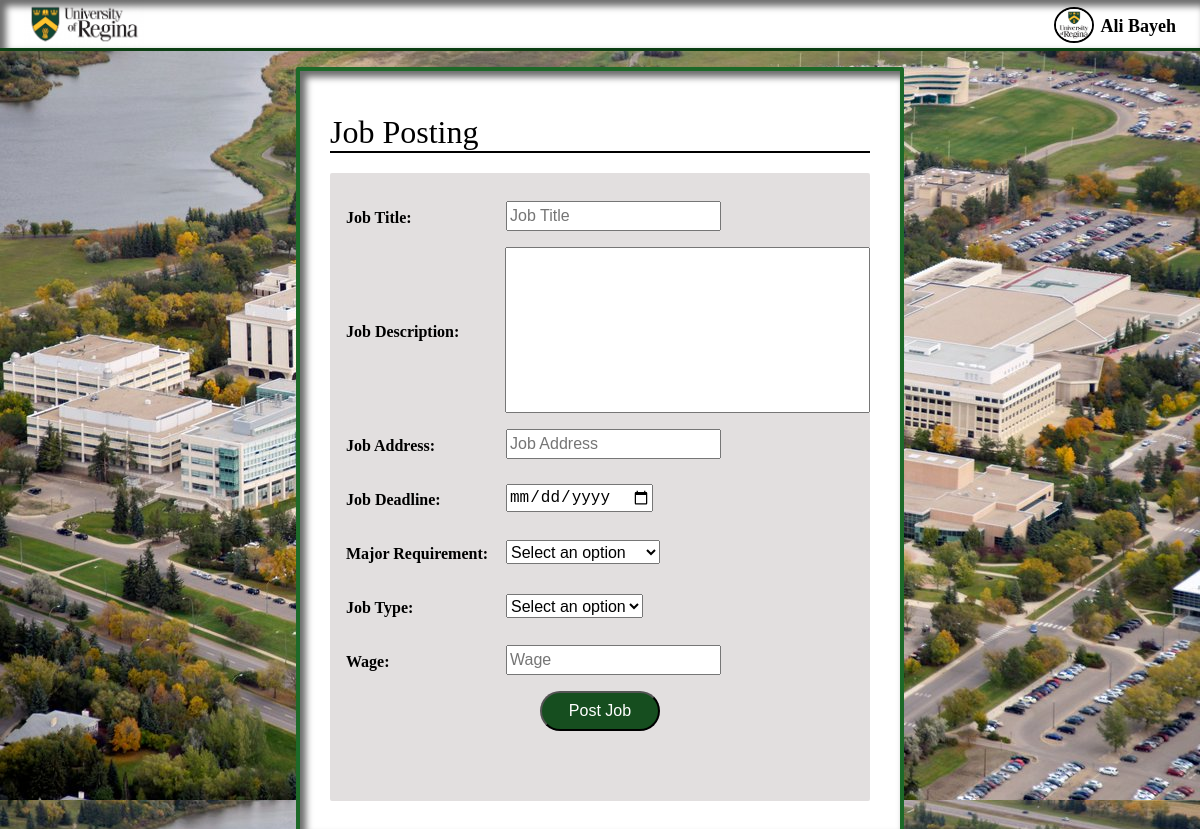
Screenshot of /postJob (signed in) with the database file from the repository.
### app/models.py (models this page shows, shortened)
class Employers(db.Model):
    __tablename__ = 'EMPLOYERS'
    id = db.Column(db.Integer, primary_key=True)
    company_name = db.Column(db.String(200), nullable=False)
    first_name = db.Column(db.String(50), nullable=False)
    last_name = db.Column(db.String(100), nullable=False)
    email = db.Column(db.String(80), unique=True, nullable=False)
    is_hiring = db.Column(db.Boolean)
    address = db.Column(db.String(200), nullable=False)
    phone = db.Column(db.String(15))
    password_hash = db.Column(db.String(128))
    bio = db.Column(db.Text)
    avatar = db.Column(db.String(200), default="Default.png")
    date_created = db.Column(db.DateTime, default=db.func.current_timestamp())
    date_updated = db.Column(db.DateTime, default=db.func.current_timestamp(), onupdate=db.func.current_timestamp())

### app/views.py (the view)
@app.route('/postJob', methods=['GET', 'POST'])
def postJob():
    if "employer" in session:
        employer = session["employer"]
        employer = Employers.query.get(employer)
        if request.method == 'POST':
            title = request.form['Title']
            description = request.form['Description']
            location = request.form['Address']
            deadline = request.form['Deadline']
            major_required = request.form['Major']
            pay = request.form['Pay']
            hours = request.form['Hours']
            deadline_datetime = datetime.strptime(deadline, '%Y-%m-%d')
            job = Jobs(
                job_title=title,
                job_description=description,
                job_location=location,
                deadline=deadline_datetime,
                major_required=major_required,
                pay=pay,
                hours=hours,
                avatar=employer.avatar,
                company_name=employer.company_name
            )
            db.session.add(job)
            db.session.commit()
            db.session.commit()
            return redirect(url_for('jobListings'))
        else:
            return render_template('postJob.html', employer=employer)
    else:
        return redirect(url_for('login'))

### app/templates/postJob.html (shortened to what this page needs)
<!DOCTYPE html>
<html lang="en">
<head>
    <link rel="stylesheet" type="text/css" href="{{ url_for('static', filename='css/shared.css') }}">
    <link rel="stylesheet" type="text/css" href="{{ url_for('static', filename='css/postJob.css') }}">
</head>
<body>
    <div class="page-wrap">
        <nav class="header">
            <div class="header-container">
                <div class="header-logo">
                    <a href="{{ url_for('jobListings') }}">
                        <div class="header-logo">
                            <img src="{{ url_for('static', filename='library/media/UR_Logo_Primary_Full_Colour_RGB.png') }}" class="logo">
                        </div>
                    </a>
                </div>
                <div class="header-profilenav">
                    <div class="dropdown">
                        <button class="dropbtn"><img class="header-profile-icon" src="{{ url_for('static', filename='library/media/avatars/' ~ employer.avatar ) }}" width="30vw" ></button>
                    </div>
                    <div class="header-profile-name">{{ employer.first_name }} {{ employer.last_name }}</div>
                </div>
            </div>
        </nav>
        <div class="main-wrapper">
            <div class="jobBackground">
                <div class="postTitle">Job Posting</div>
                <form id="jobForm" method="POST" action="postJob" class="job-wrapper">
                    <section class="space lineUp">
                        <label class="postingLabel float-left">Job Title:</label>
                        <input class="postingBox" name="Title" placeholder="Job Title" id="jobtitleEntry">
                    </section>
                    <section class="space textBox lineUp">
                        <label class="postingLabel float-left">Job Description:</label>
                        <textarea class="postingBox disc" name="Description"  id="jobdescEntry"></textarea>
                    </section>
                    <section class="space lineUp">
                        <label class="postingLabel float-left">Job Address:</label>
                        <input class="postingBox" name="Address"  placeholder="Job Address" id="jobaddressEntry">
                    </section>
                    <section class="space lineUp">
                        <label class="postingLabel float-left">Job Deadline:</label>
                        <input class="postingBox" name="Deadline" type="date" id="jobdeadlineEntry">
                    </section>
                    <section class="space lineUp">
                        <label class="postingLabel float-left">Major Requirement:</label>
                        <select class="postingBox" name="Major" id="major">
                            <option value="" selected>Select an option</option>
                        </select>
                    </section>
                    <section class="space lineUp">
                        <label class="postingLabel float-left">Job Type:</label>
                        <select class="postingBox" name="Hours" id="jobType">
                            <option value="" disabled selected>Select an option</option>
                        </select>
                    </section>
                    <section class="space lineUp">
                        <label class="postingLabel float-left">Wage:</label>
                        <input class="postingBox" name="Pay" placeholder="Wage" id="wage">
                    </section>
                    <div id="error" class="errorMessage"></div>
                    <div class="button-container">
                        <button class="postButton greenButton" type="submit" id="postButton">Post Job</button>
                    </div>
                </form>
            </div>
        </div>
    </div>
</body>
</html>

### app/static/css/shared.css (style rules this page uses)
html, body { height: 100%; }
body { margin: 0; background-size: cover; overflow-x: hidden; font-family:Cambria, Cochin, Georgia, Times, 'Times New Roman', serif }
textarea { resize: none; }
.page-wrap { height: 100%; display: flex; flex-direction: column; }
.main-wrapper { flex: 1 0 auto; display: flex; flex-direction: column; align-items: center; justify-content: center; width: 100%; margin-right: auto; margin-left: auto; }
.greenButton { width: 10vw; height: 5vh; border-radius: 50px; background-color: #164e1f; color: white; }
.header { background-color: white; border-bottom: #0c3f14 3px solid; height: 6vh; box-shadow: inset 5px 5px 7px 1px rgba(0,0,0,0.59); }
.header-container { display: flex; flex-direction: row; justify-content: space-between; padding: 0 2vw 0 2vw; }
.logo { height: 6vh; }
.header-profilenav { display: flex; flex-direction: row; align-items: center; }
.header-profile-icon { width: 2vw; height: 4vh; border-radius: 50%; border: black 2px solid; }
.header-profile-name { font-size: 1vw; font-weight: 600; }
.dropbtn { font-size: 0.75vw; font-weight: 600; background-color: transparent; border: none; cursor: pointer; }
.dropdown { position: relative; display: inline-block; }
@media (min-width: 993px) and (max-width: 1440px) { .page-wrap { height: 100%; width: 100%; display: flex; flex-direction: column; } }
@media (min-width: 993px) and (max-width: 1440px) { .header-profile-icon { width: 3vw; height: 4vh; } }
@media (min-width: 993px) and (max-width: 1440px) { .header-profile-name { font-size: 1.5vw; } }

### app/static/css/postJob.css (style rules this page uses)
body { background-image: url(../library/media/IMG_8921443.jpg); }
.jobBackground { width: 50vw; height: 100%; background-color: rgb(255, 255, 255); border-radius: 2px; display: flex; flex-direction: column; align-items: center; margin: 2vh 0 2vh 0; border: 4px solid #1c6928; box-shadow: inset 5px 5px 7px 1px rgba(0,0,0,0.59); }
.main-wrapper { height: 100%; }
.postTitle { width: 45vw; height: 10vh; border-bottom: 2px solid black; font-size: 4vh; display: flex; align-items: flex-end; }
.job-wrapper { background-color: rgb(226, 223, 223); width: 45vw; height: 80%; border-radius: 2px; margin-top: 20px; padding-top: 20px; }
.postingLabel { margin-bottom: 0.5vh; font-size: 2vh; padding: 2vh; width: 12vw; font-weight: 600; }
.lineUp { display: flex; align-items: center; }
.postingBox { margin-bottom: 1vh; font-size: 2vh; height: 3vh; }
.postingBox option { font-size: 2vh; }
.disc { width: 30vw; height: 20vh; }
.textBox { display: flex; }
.button-container { display: flex; flex-direction: row; justify-content: center; align-items: center; }
.postButton { width: 10vw; height: 5vh; font-size: 2vh; }
.errorMessage { position: absolute; float: right; padding: 1vh; }

### rows the page displays
Employers: avatar (picture), first_name "Ali", last_name "Bayeh"
